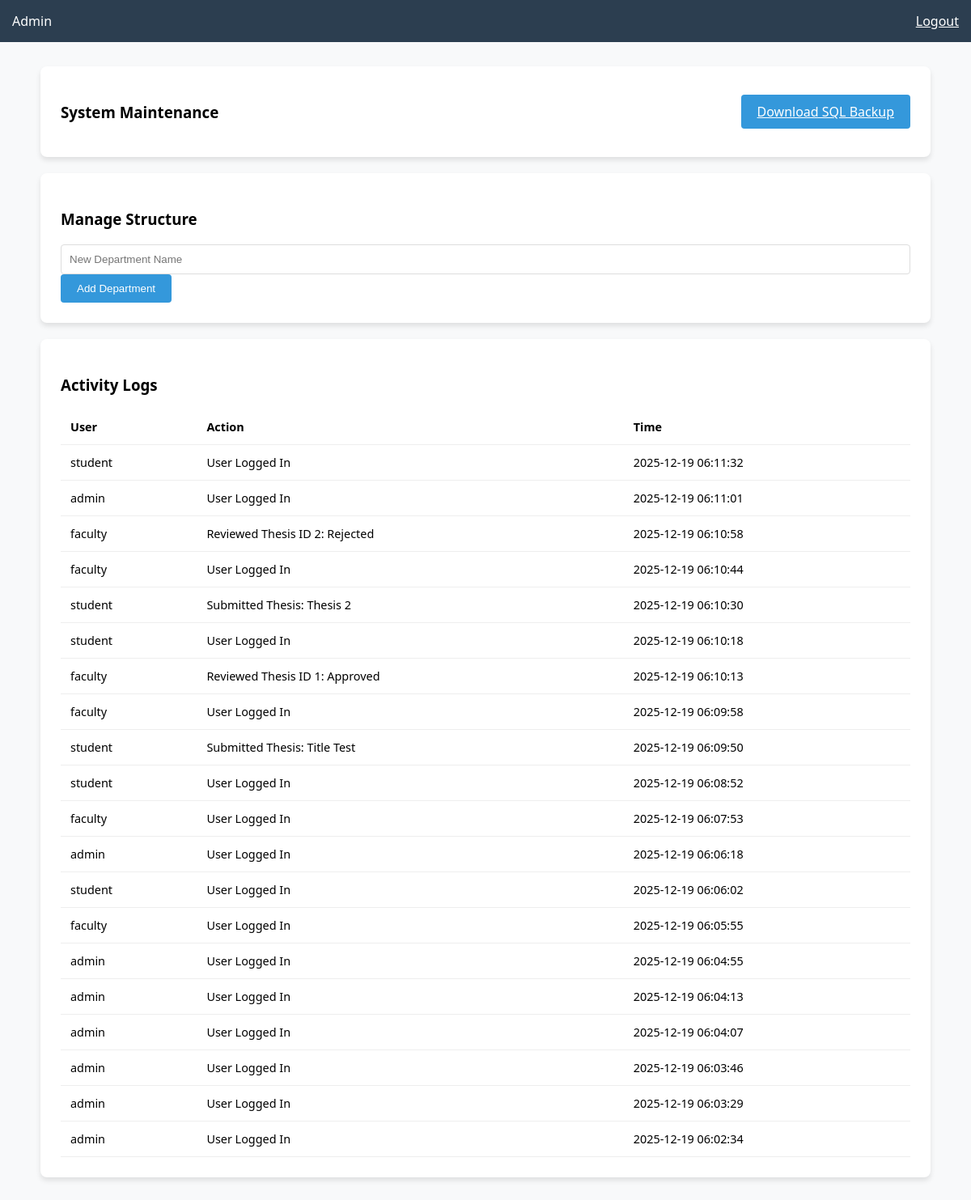
Page /Thesis_Archives_System/dashboard_admin.php (signed in) on the committed database.
### tables this page shows
CREATE TABLE `activity_logs` (
  `id` int(11) NOT NULL,
  `user_id` int(11) DEFAULT NULL,
  `action` text DEFAULT NULL,
  `log_time` timestamp NOT NULL DEFAULT current_timestamp()
);

CREATE TABLE `users` (
  `id` int(11) NOT NULL,
  `username` varchar(50) DEFAULT NULL,
  `password` varchar(255) DEFAULT NULL,
  `role` enum('admin','faculty','student') DEFAULT NULL,
  `full_name` varchar(100) DEFAULT NULL,
  `dept_id` int(11) DEFAULT NULL,
  `profile_pic` varchar(255) DEFAULT NULL,
  `signature` varchar(255) DEFAULT NULL
);

### Thesis_Archives_System/dashboard_admin.php (the view, shortened to what this page needs)
<?php include 'config.php';
?>
<!DOCTYPE html>
<html>
<head>
    <link rel="stylesheet" href="style.css">
</head>
<body>
    <div class="navbar"><span>Admin</span><a href="logout.php" style="color:white">Logout</a></div>
    <div class="container">
        <div class="card" style="display:flex; justify-content:space-between; align-items:center;">
            <h3>System Maintenance</h3>
            <a href="?backup=1" class="btn">Download SQL Backup</a>
        </div>
        <div class="card">
            <h3>Manage Structure</h3>
            <form method="POST">
                <input type="text" name="dn" placeholder="New Department Name">
                <button name="add_dept" class="btn">Add Department</button>
            </form>
        </div>
        <div class="card">
            <h3>Activity Logs</h3>
            <table style="font-size:0.9em">
                <tr>
                    <th>User</th>
                    <th>Action</th>
                    <th>Time</th>
                </tr>
                <?php
                $logs = $conn->query("SELECT a.*, u.username FROM activity_logs a JOIN users u ON a.user_id=u.id ORDER BY log_time DESC LIMIT 50");
                while ($l = $logs->fetch_assoc()) echo "<tr><td>{$l['username']}</td><td>{$l['action']}</td><td>{$l['log_time']}</td></tr>";
                ?>
            </table>
        </div>
    </div>
</body>
</html>

### Thesis_Archives_System/style.css (style rules this page uses)
:root { --main: #2c3e50; --blue: #3498db; --bg: #f8f9fa; }
body { font-family: "Segoe UI", sans-serif; background: var(--bg); margin: 0; }
.navbar { background: var(--main); padding: 15px; color: white; display: flex; justify-content: space-between; }
.container { max-width: 1100px; margin: 30px auto; padding: 0 20px; }
.card { background: white; padding: 25px; border-radius: 8px; box-shadow: 0 4px 6px rgba(0, 0, 0, 0.1); margin-bottom: 20px; }
input, select, textarea { width: 100%; padding: 10px; border: 1px solid #ddd; border-radius: 4px; box-sizing: border-box; }
.btn { background: var(--blue); color: white; border: none; padding: 10px 20px; cursor: pointer; border-radius: 4px; }
table { width: 100%; border-collapse: collapse; }
th, td { padding: 12px; border-bottom: 1px solid #eee; text-align: left; }

### rows in the picture
activity_logs: user.username "student", action "User Logged In", log_time "2025-12-19 06:11:32"
activity_logs: user.username "admin", action "User Logged In", log_time "2025-12-19 06:11:01"
activity_logs: user.username "faculty", action "Reviewed Thesis ID 2: Rejected", log_time "2025-12-19 06:10:58"
activity_logs: user.username "faculty", action "User Logged In", log_time "2025-12-19 06:10:44"
activity_logs: user.username "student", action "Submitted Thesis: Thesis 2", log_time "2025-12-19 06:10:30"
activity_logs: user.username "student", action "User Logged In", log_time "2025-12-19 06:10:18"
activity_logs: user.username "faculty", action "Reviewed Thesis ID 1: Approved", log_time "2025-12-19 06:10:13"
activity_logs: user.username "faculty", action "User Logged In", log_time "2025-12-19 06:09:58"
activity_logs: user.username "student", action "Submitted Thesis: Title Test", log_time "2025-12-19 06:09:50"
activity_logs: user.username "student", action "User Logged In", log_time "2025-12-19 06:08:52"
activity_logs: user.username "faculty", action "User Logged In", log_time "2025-12-19 06:07:53"
activity_logs: user.username "admin", action "User Logged In", log_time "2025-12-19 06:06:18"
activity_logs: user.username "student", action "User Logged In", log_time "2025-12-19 06:06:02"
activity_logs: user.username "faculty", action "User Logged In", log_time "2025-12-19 06:05:55"
activity_logs: user.username "admin", action "User Logged In", log_time "2025-12-19 06:04:55"
activity_logs: user.username "admin", action "User Logged In", log_time "2025-12-19 06:04:13"
activity_logs: user.username "admin", action "User Logged In", log_time "2025-12-19 06:04:07"
activity_logs: user.username "admin", action "User Logged In", log_time "2025-12-19 06:03:46"
activity_logs: user.username "admin", action "User Logged In", log_time "2025-12-19 06:03:29"
activity_logs: user.username "admin", action "User Logged In", log_time "2025-12-19 06:02:34"
